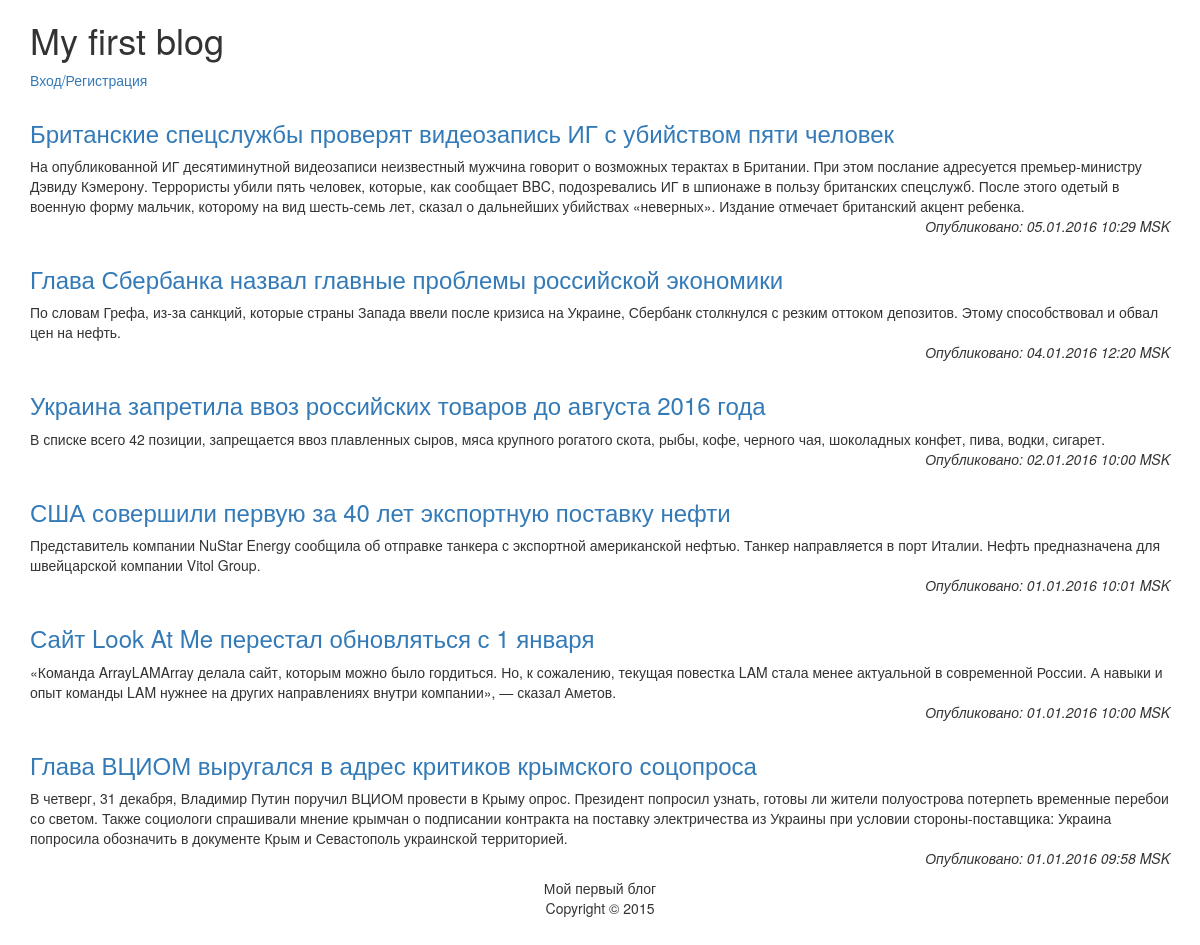
The page / on the database its author committed.
### tables this page shows
CREATE TABLE "articles" (
	`id`	INTEGER NOT NULL PRIMARY KEY AUTOINCREMENT,
	`title`	TEXT,
	`content`	TEXT,
	`timestamp`	INTEGER
);

### index.php (called while the page is built, shortened)
<?php
require_once ROOT_DIR.'preamble.php';
require_once CLASS_DIR.'blog.php';
$blog = new Blog($db);
$blog->set_title("My first blog");
$section = isset($_GET['section']) ? $_GET['section'] : null;
$blog->add_menu_entry('home', 'Главная', ROOT_DIR);
if ($user_id) {
	if ($user->hasRights($user_id, ADMIN)) {
		$blog->add_menu_entry('admin', 'Панель Администратора', ROOT_DIR.'?section=admin');
		$blog->add_menu_entry('add', 'Добавить статью', ROOT_DIR.'?section=admin_form', false);
	}
	$blog->add_menu_entry('profile', 'Профиль', ROOT_DIR.'?section=profile');
	$blog->add_menu_entry('logout', 'Выход', SCRIPT_DIR.'actions.php?action=logout');
} else {
	$blog->add_menu_entry('login', 'Вход/Регистрация', ROOT_DIR.'?section=auth');
}
switch ($section) {
	default:
		$blog->set_menu_entry_visible('home', false);
		break;
}
$menu = $blog->get_menu();
include TEMPLATE_DIR.'main.php';
?>

### includes/class/articles.php (called while the page is built, shortened)
<?php
class Articles {
	private $db;
	private $date_format;
	public function __construct($db, $date_format = 'd.m.Y H:i T') {
		$this->db = $db;
		$this->date_format = $date_format;
	}
	public function get_all() {
		$return = false;
		$query = "SELECT * FROM articles ORDER BY timestamp DESC;";
		$result = $this->db->query($query);
		if($result) {
			while (true) {
				$row = $result->fetchArray(SQLITE3_ASSOC);
				if ($row) {
					$row['date'] = date($this->date_format, $row['timestamp']);
					$return[] = $row;
				} else {
					break;
				}
			}
		}
		return $return;
	}
}
?>

### includes/templates/article_list.php (the view)
<?php
require_once(CLASS_DIR.'articles.php');
$article_list = (new Articles($db))->get_all();
?>
<?php foreach($article_list as $article) : ?>
<div class='article'>
  <a href='<?=ROOT_DIR.'?section=article&id='.$article['id']?>'><h3><?=$article['title']?></h3></a>
  <?=$blog->parse($article['content'])[0]?>
  <p class='date'>Опубликовано: <?=$article['date']?></p>
</div>
<?php endforeach; ?>

### includes/templates/main.php (shortened to what this page needs)
<!DOCTYPE html>
<html>
<head>
  <link rel='stylesheet' href='<?=STYLE_DIR.'bootstrap.min.css'?>'>
  <link rel='stylesheet' href='<?=STYLE_DIR.'style.css'?>'>
</head>
<body>
<div class='container'>
  <h1><?=$blog->get_title()?></h1>
  <nav>
<?php foreach ($menu as $item) : ?>
<?php if ($item['visible']) : ?>
    <a href='<?=$item['href']?>'><?=$item['name']?></a><br>
<?php endif; ?>
<?php endforeach; ?>
  </nav>
<?php include $section_template; ?>
  <footer>
    <p>Мой первый блог<br/>Copyright &copy; 2015</p>
  </footer>
</div>
</body>
</html>

### includes/class/blog.php (shortened to what this page needs)
<?php
class Blog {
	private $title;
	private $menu;
	public function __construct($db) {
		$this->menu = array();
	}
	public function set_title($str) {
		$this->title = $str;
	}
	public function get_title() {
		return $this->title;
	}
	public function add_menu_entry($key, $name, $href, $visible = true) {
		$this->menu[$key] = array(
			'name' => $name,
			'href' => $href,
			'visible' => $visible
		);
	}
	public function set_menu_entry_visible($key, $visible) {
		if ($this->menu[$key]) {
			$this->menu[$key]['visible'] = $visible;
		}
	}
	public function get_menu() {
		return $this->menu;
	}
	public function parse($str) {
		$str_formated = explode("\r\n", $str);
		$tags_pseudo = array ('[b]', '[/b]', '[em]', '[/em]', '[url]', '[/url/]', '[/url]', '[img]', '[/img]');
		$tags_html = array ('<strong>', '</strong>', '<em>', '</em>', '<a href="', '">', '</a>', '<img src="', '">');
		return $str_formated;
	}
}
?>

### style/style.css (style rules this page uses)
footer { text-align: center; margin-bottom: 30px; }
.article { margin-top: 30px; }
.article p.date { text-align: right; font-style: italic; }

### rows shown on the page
articles: title "Британские спецслужбы проверят видеозапись ИГ с убийством пяти человек", parse "На опубликованной ИГ десятиминутной видеозаписи неизвестный мужчина говорит о возможных терактах в Британии. При этом послание адресуется премьер-министру Дэвиду Кэмерону. Террористы убили пять человек, которые, как сообщает BBC, подозревались ИГ в шпионаже в пользу британских спецслужб. После этого одетый в военную форму мальчик, которому на вид шесть-семь лет, сказал о дальнейших убийствах «неверных». Издание отмечает британский акцент ребенка.", date "05.01.2016 10:29 MSK"
articles: title "Глава Сбербанка назвал главные проблемы российской экономики", parse "По словам Грефа, из-за санкций, которые страны Запада ввели после кризиса на Украине, Сбербанк столкнулся с резким оттоком депозитов. Этому способствовал и обвал цен на нефть.", date "04.01.2016 12:20 MSK"
articles: title "Украина запретила ввоз российских товаров до августа 2016 года", parse "В списке всего 42 позиции, запрещается ввоз плавленных сыров, мяса крупного рогатого скота, рыбы, кофе, черного чая, шоколадных конфет, пива, водки, сигарет.", date "02.01.2016 10:00 MSK"
articles: title "США совершили первую за 40 лет экспортную поставку нефти", content "Представитель компании NuStar Energy сообщила об отправке танкера с экспортной американской нефтью. Танкер направляется в порт Италии. Нефть предназначена для швейцарской компании Vitol Group.", date "01.01.2016 10:01 MSK"
articles: title "Сайт Look At Me перестал обновляться с 1 января", parse "«Команда LAM делала сайт, которым можно было гордиться. Но, к сожалению, текущая повестка LAM стала менее актуальной в современной России. А навыки и опыт команды LAM нужнее на других направлениях внутри компании», — сказал Аметов.", date "01.01.2016 10:00 MSK"
articles: title "Глава ВЦИОМ выругался в адрес критиков крымского соцопроса", content "В четверг, 31 декабря, Владимир Путин поручил ВЦИОМ провести в Крыму опрос. Президент попросил узнать, готовы ли жители полуострова потерпеть временные перебои со светом. Также социологи спрашивали мнение крымчан о подписании контракта на поставку электричества из Украины при условии стороны-поставщика: Украина попросила обозначить в документе Крым и Севастополь украинской территорией.", date "01.01.2016 09:58 MSK"

### other values the page prints
$blog->get_title() "My first blog"
$item['name'] "Вход/Регистрация"
